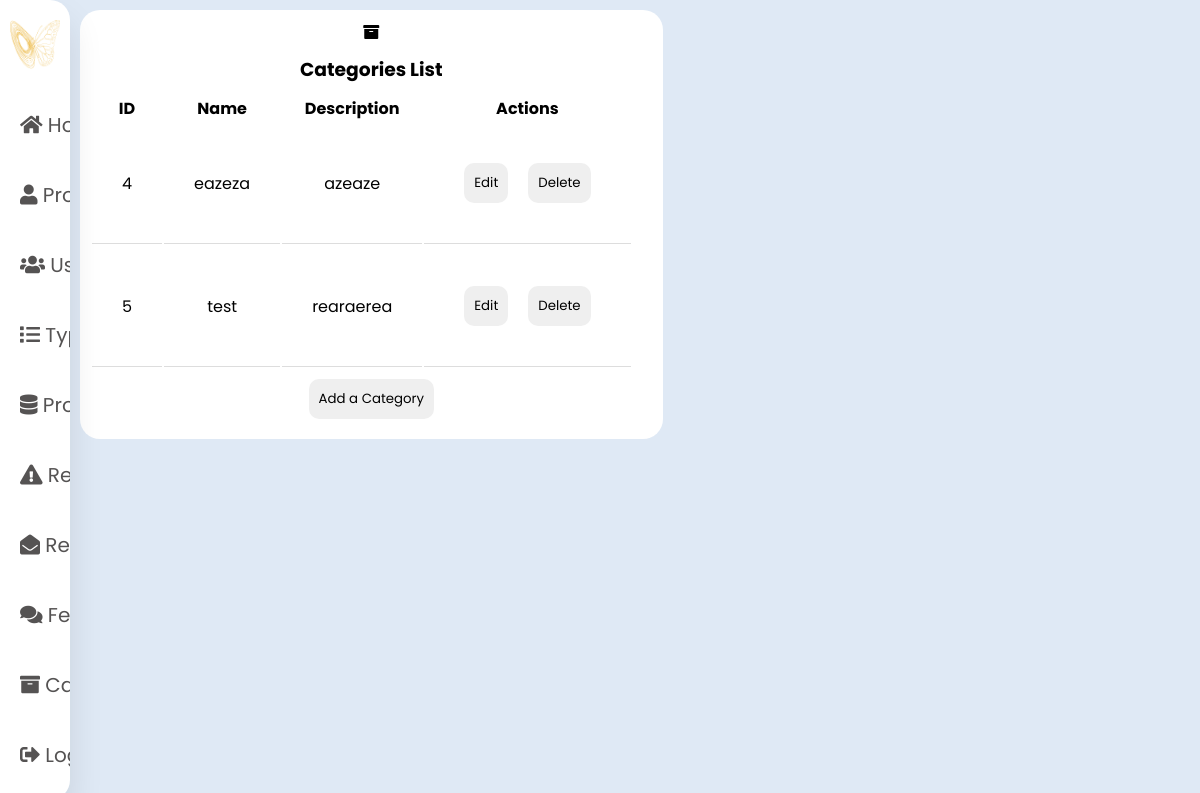
Screenshot of /view/Category/dashboard_category.php with the database file from the repository.
### tables this page shows
CREATE TABLE `category` (
  `ID_Category` int(11) NOT NULL,
  `Category_name` varchar(20) NOT NULL,
  `Category_description` varchar(20) NOT NULL
);

### controller/Category/categoryC.php (called while the page is built, shortened)
<?php
class categoryC
{
    function read()
    {
        $conn = Config::getConnexion();
        $categories = [];
        $r = $conn->query("SELECT * FROM category");
        foreach ($r as $row) {
            $category = [
                'ID_Category' => $row['ID_Category'],
                'Category_name' => $row['Category_name'],
                'Category_description' => $row['Category_description']
            ];
            $categories[] = $category;
        }
        return $categories;
    }
}

### view/Category/dashboard_category.php (the view, shortened to what this page needs)
<!DOCTYPE html>
<html lang="en">
<?php
require "../../controller/Category/categoryC.php";
?>
<head>
    <link rel="stylesheet" href="../dashboard.css" />
    <link rel="stylesheet" href="https://cdnjs.cloudflare.com/ajax/libs/font-awesome/5.15.4/css/all.min.css" />
</head>
<body>
    <div class="container">
        <nav class="navbar">
            <ul>
                <li>
                    <a href="../index.html" class="logo">
                        <img src="../../assets/images/logo.png" alt="">
                    </a>
                </li>
                <li><a href="../index.html">
                        <i class="fas fa-home"></i>
                    </a></li>
                <li><a href="">
                        <i class="fas fa-user"></i>
                    </a></li>
                <li><a href="../User/dashboard_user.php">
                        <i class="fas fa-users"></i>
                    </a></li>
                <li><a href="../Type/dashboard_type.php">
                        <i class="fa fa-list"></i>
                    </a></li>
                <li><a href="../Project/dashboard_project.php">
                        <i class="fa fa-database"></i>
                    </a></li>
                <li><a href="../Category/dashboard_category.php">
                        <i class="fa fa-exclamation-triangle"></i>
                    </a></li>
                <li><a href="#">
                        <i class="fa fa-envelope-open"></i>
                    </a></li>
                <li><a href="#">
                        <i class="fa fa-comments"></i>
                    </a></li>
                <li><a href="dashboard_category.php">
                        <i class="fa fa-archive"></i>
                    </a></li>
                <li><a href="#" class="logout">
                        <i class="fas fa-sign-out-alt"></i>
                    </a></li>
            </ul>
        </nav>
        <section class="main">
            <div class="users">
                <div class="card">
                    <i class="fa fa-archive"></i>
                    <h3>Categories List</h3>
                    <table class="table table-bordered">
                        <?php
                        $category = new CategoryC();
                        $categories = $category->read();
                        if (!empty($categories) && (is_iterable($categories) || is_object($categories))) {
                            echo "<tr><th>ID</th><th>Name</th><th>Description</th><th>Actions</th></tr>";
                            foreach ($categories as $category) {
                                echo "<tr>";
                                echo "<td>" . htmlspecialchars($category['ID_Category']) . "</td>";
                                echo "<td>" . htmlspecialchars($category['Category_name']) . "</td>";
                                echo "<td>" . htmlspecialchars($category['Category_description']) . "</td>";
                                echo "<td>";
                                echo "<button onclick=\"openEditModal(" . $category['ID_Category'] . ", '" . $category['Category_name'] . "', '" . $category['Category_description'] . "')\">Edit</button>";
                                echo "<button onclick=\"confirmDelete(" . $category['ID_Category'] . ")\">Delete</button>";
                                echo "</td>";
                                echo "</tr>";
                            }
                        } else {
                            echo "<tr><td colspan='4'>No Categories found</td></tr>";
                        }
                        ?>
                    </table>
                    <button onclick="createType()">Add a Category</button>
                </div>
            </div>
        </section>
    </div>
</body>
</html>
</body>
</html>

### view/dashboard.css (style rules this page uses)
* { margin: 0; padding: 0; outline: none; border: none; text-decoration: none; box-sizing: border-box; font-family: "Poppins", sans-serif; }
:root { --accent-color: #F4BE37; --secondary-color: #E2EAF1; --dark-color: #092035; --grey-color: #E2EAF1; --body-text-color: #7C8990; --light-text-color: #9CA5AD; --link-color: #092035; --green-color: #2ECC71; --red-color: #E74C3C; --purple-color: #9B59B6; --orange-color: #E67E22; --cyan-color: #3498DB; --pink-color: #FF6B81; }
body { background: #dfe9f5; font-family: "Poppins", sans-serif; }
.container { display: flex; }
nav { position: relative; height: 100vh; width: 280px; background: #ffff; overflow: hidden; box-shadow: 0 20px 35px rgba(0, 0, 0, 0.1); }
.navbar { width: 70px; transition: width 0.5s; border-radius: 0; overflow: hidden; display: flex; border-radius: 0 20px 20px 0; }
.logo { display: flex; align-items: center; padding: 20px; }
.logo img { width: 50px; height: 50px; display: flex; position: relative; right: 10px; }
a { color: rgb(85, 83, 83); font-size: 20px; display: block; padding: 20px; }
.users .card { width: 100%; margin: 10px; background: #fff; text-align: center; border-radius: 20px; padding: 10px; }
.users .card h3 { margin: 10px; text-transform: capitalize; }
.users .card td { padding: 30px; }
button { padding: 10px; border-radius: 10px; border: none; margin: 10px; }
.table td { border-bottom: 1px solid #ddd; padding: 10px; }

### rows the page displays
category: ID_Category "4", Category_name "eazeza", Category_description "azeaze"
category: ID_Category "5", Category_name "test", Category_description "rearaerea"
